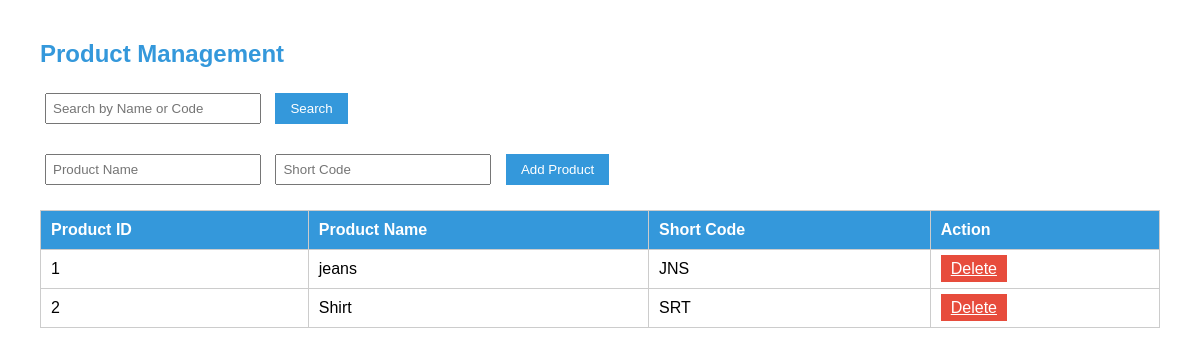
The page /product.php on the database its author committed.
### tables this page shows
CREATE TABLE `mstproduct` (
  `ProductId` int(11) NOT NULL,
  `ProductName` varchar(100) NOT NULL,
  `ShortCodeP` varchar(3) NOT NULL
);

### product.php (the view, shortened to what this page needs)
<?php
include 'db.php';
$search = '';
if (isset($_POST['search'])) {
    $search = $_POST['search'];
    $query = "SELECT * FROM mstProduct WHERE ProductName LIKE '%$search%' OR ShortCodeP LIKE '%$search%'";
} else {
    $query = "SELECT * FROM mstProduct";
}
$result = $conn->query($query);
?>
<!DOCTYPE html>
<html lang="en">
<head>
</head>
<body>
    <h2>Product Management</h2>
    <form method="POST" class="form-section">
        <input type="text" name="search" placeholder="Search by Name or Code" value="<?= $search ?>">
        <button class="btn" type="submit">Search</button>
    </form>
    <form method="POST" class="form-section">
        <input type="text" name="productName" placeholder="Product Name" required>
        <input type="text" name="shortCodeP" placeholder="Short Code" required>
        <button class="btn" type="submit" name="add">Add Product</button>
    </form>
    <table>
        <thead>
            <tr>
                <th>Product ID</th>
                <th>Product Name</th>
                <th>Short Code</th>
                <th>Action</th>
            </tr>
        </thead>
        <tbody>
            <?php while ($row = $result->fetch_assoc()): ?>
            <tr>
                <td><?= htmlspecialchars($row['ProductId']) ?></td>
                <td><?= htmlspecialchars($row['ProductName']) ?></td>
                <td><?= htmlspecialchars($row['ShortCodeP']) ?></td>
                <td>
                    <a class="action-btn" href="product.php?delete=<?= $row['ProductId'] ?>" onclick="return confirm('Are you sure?')">Delete</a>
                </td>
            </tr>
            <?php endwhile; ?>
        </tbody>
    </table>
</body>
</html>

### product.php (style rules this page uses)
body { font-family: Arial, sans-serif; margin: 40px; }
h2 { color: #3498db; }
table { width: 100%; border-collapse: collapse; margin-top: 20px; }
th, td { border: 1px solid #ccc; padding: 10px; text-align: left; }
th { background-color: #3498db; color: white; }
input[type="text"] { padding: 6px; width: 200px; margin: 5px; }
.btn { padding: 8px 15px; background-color: #3498db; color: white; border: none; cursor: pointer; margin: 5px; }
.form-section { margin-bottom: 20px; }
.action-btn { color: white; background-color: #e74c3c; border: none; padding: 5px 10px; cursor: pointer; }

### rows shown on the page
mstproduct: ProductId "1", ProductName "jeans", ShortCodeP "JNS"
mstproduct: ProductId "2", ProductName "Shirt", ShortCodeP "SRT"
